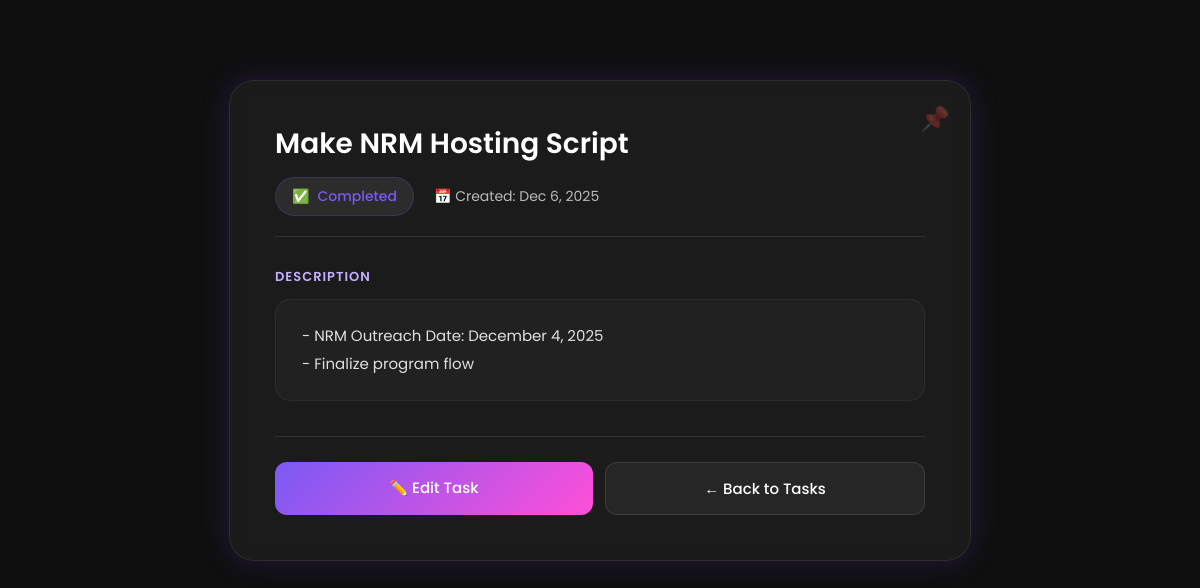
Page /view_task.php?id=4 (signed in) on the committed database.
### tables this page shows
CREATE TABLE `tasks` (
  `id` int(11) NOT NULL,
  `task_title` varchar(255) DEFAULT NULL,
  `task_description` text DEFAULT NULL,
  `status` varchar(50) DEFAULT 'Pending',
  `created_at` timestamp NOT NULL DEFAULT current_timestamp(),
  `user_id` int(11) DEFAULT NULL
);

### view_task.php (the view, shortened to what this page needs)
<?php
include 'db.php';
$id = $_GET['id'];
$task = $conn->query("SELECT * FROM tasks WHERE id=$id AND user_id={$_SESSION['user_id']}")->fetch_assoc();
$statusColors = [
    'Pending' => '#FFA500',
    'In Progress' => '#3498db',
    'On Hold' => '#95a5a6',
    'Cancelled' => '#e74c3c',
    'Completed' => '#7A5AF5'
];
$statusIcons = [
    'Pending' => '⏳',
    'In Progress' => '🔄',
    'On Hold' => '⏸️',
    'Cancelled' => '❌',
    'Completed' => '✅'
];
$statusColor = $statusColors[$task['status']] ?? '#C7AFFF';
$statusIcon = $statusIcons[$task['status']] ?? '📝';
?>
<!DOCTYPE html>
<html>
<head>
    <link rel="stylesheet" href="style.css">
</head>
<body>
<div class="task-card">
    <div class="task-header">
        <h1 class="task-title"><?= htmlspecialchars($task['task_title']) ?></h1>
        <div class="task-meta">
            <div class="meta-item">
                <span class="status-badge" style="color: <?= $statusColor ?>; border-color: <?= $statusColor ?>33;">
                    <span><?= $statusIcon ?></span>
                    <span><?= htmlspecialchars($task['status']) ?></span>
                </span>
            </div>
            <div class="meta-item">
                📅 Created: <?= date('M j, Y', strtotime($task['created_at'])) ?>
            </div>
        </div>
    </div>
    <div class="task-body">
        <div class="section-label">Description</div>
        <div class="task-description"><?= trim(htmlspecialchars($task['task_description'])) ?></div>
    </div>
    <div class="task-actions">
        <a href="update_task.php?id=<?= $task['id'] ?>" class="btn btn-edit">
            ✏️ Edit Task
        </a>
        <a href="tasks.php" class="btn btn-back">
            ← Back to Tasks
        </a>
    </div>
</div>
</body>
</html>

### style.css (style rules this page uses)
body { margin: 0; padding: 0; background: #0F0F0F; font-family: 'Poppins', sans-serif; color: white; }
a { color: #C7AFFF; text-decoration: none; }

### view_task.php (style rules this page uses)
.task-card { max-width: 650px; margin: 80px auto; background: rgba(255, 255, 255, 0.05); padding: 45px; border-radius: 25px; backdrop-filter: blur(10px); border: 1px solid rgba(255,255,255,0.08); box-shadow: 0px 0px 30px rgba(127, 72, 255, 0.2); position: relative; }
.task-card::before { content: '📌'; position: absolute; top: 20px; right: 20px; font-size: 24px; opacity: 0.3; }
.task-header { margin-bottom: 30px; padding-bottom: 20px; border-bottom: 1px solid rgba(255,255,255,0.1); }
.task-title { font-size: 28px; font-weight: 600; color: white; margin: 0 0 15px 0; line-height: 1.3; }
.task-meta { display: flex; gap: 20px; flex-wrap: wrap; font-size: 14px; color: #bbbbbb; }
.meta-item { display: flex; align-items: center; gap: 8px; }
.status-badge { display: inline-flex; align-items: center; gap: 8px; padding: 8px 16px; border-radius: 20px; font-weight: 500; font-size: 14px; background: rgba(255,255,255,0.08); border: 1px solid rgba(255,255,255,0.1); }
.task-body { margin: 30px 0; }
.section-label { font-size: 13px; font-weight: 600; color: #C7AFFF; text-transform: uppercase; letter-spacing: 1px; margin-bottom: 12px; }
.task-description { background: rgba(255,255,255,0.03); padding: 22px 26px; border-radius: 15px; border: 1px solid rgba(255,255,255,0.05); color: #e0e0e0; line-height: 1.85; font-size: 15px; white-space: pre-wrap; word-wrap: break-word; text-align: justify; text-justify: inter-word; }
.task-actions { display: flex; gap: 12px; margin-top: 35px; padding-top: 25px; border-top: 1px solid rgba(255,255,255,0.1); }
.btn { flex: 1; padding: 14px 24px; border-radius: 12px; text-align: center; text-decoration: none; font-weight: 500; font-size: 15px; transition: 0.3s; }
.btn-edit { background: linear-gradient(135deg, #7A5AF5, #FF4FD8); color: white; }
.btn-back { background: rgba(255,255,255,0.05); color: white; border: 1px solid rgba(255,255,255,0.1); }

### rows in the picture
tasks: task_title "Make NRM Hosting Script", status "✅", status "Completed", created_at "Dec 6, 2025", task_description "- NRM Outreach Date: December 4, 2025 - Finalize program flow"
